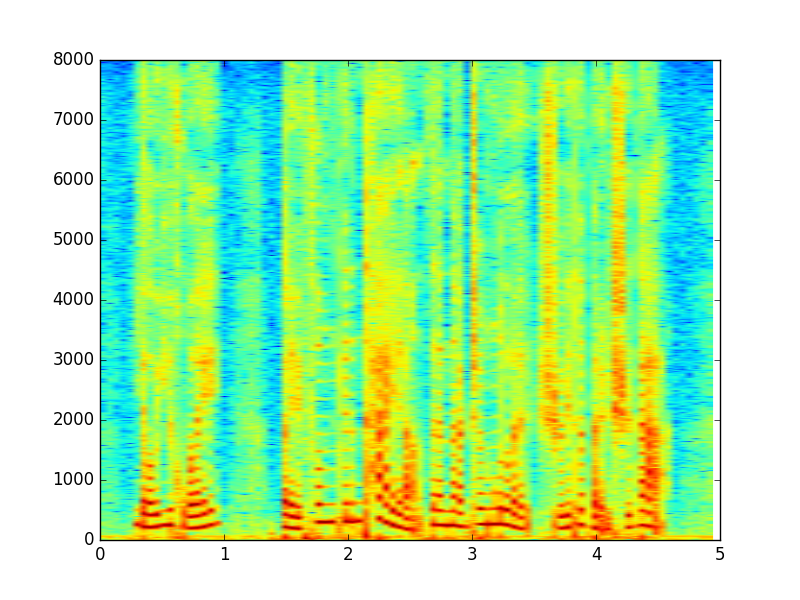

This chart was generated by the following Python code:
#!/usr/bin/python
# spectrogram4laura.py
# D. Gibbon 2018-09-03

# Usage: spectrogram4laura.py <yourfile.wav>

try:
	import sys
	import matplotlib.pyplot as plt
	import scipy.io.wavfile as wave
	from scipy.signal import spectrogram
except:
	print "The library modules sys, matplotlib, scipy must be installed."
	exit()
try:
	sampfreq,signal = wave.read(sys.argv[1])
	plt.specgram(signal, NFFT=1000, Fs=sampfreq)
	plt.ylim(0,8000)
	plt.savefig('basicspectrogram.png')
	plt.show()
except:
	print "Usage: spectrogram yourwavefile.wav (must be mono)"
	exit()
